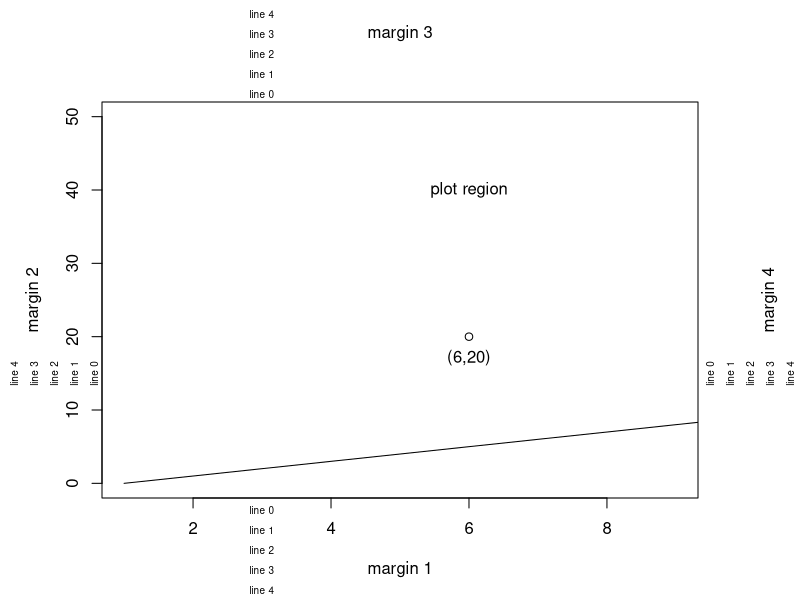
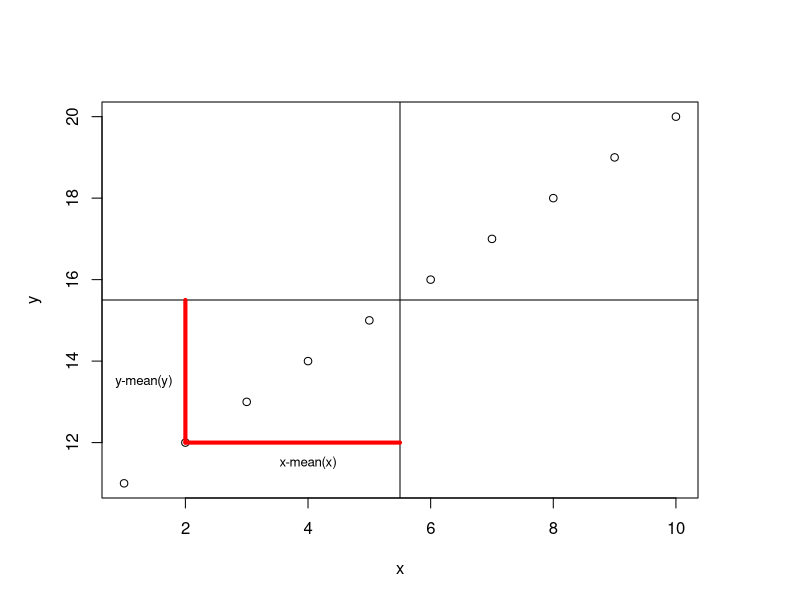
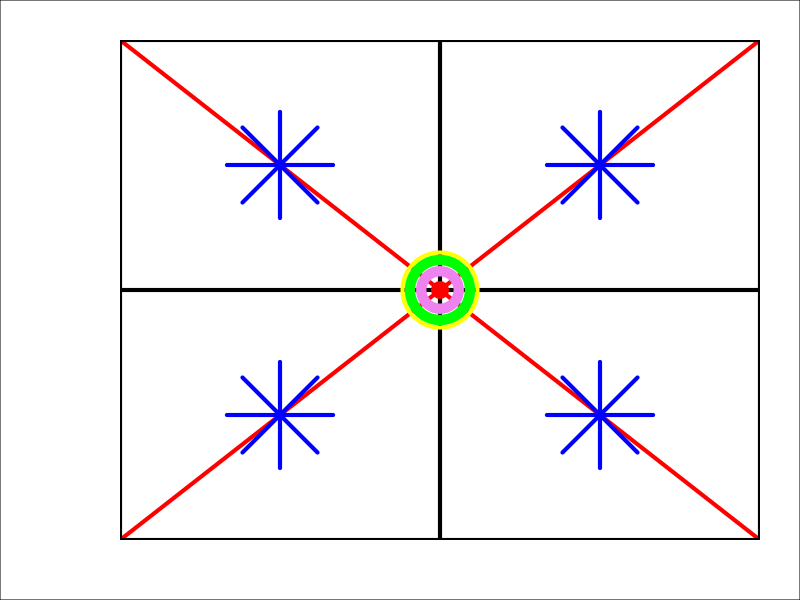

Reproduce these figures in R, in order.
x<-array(1:24,c(3,4,2))
y<-array(1:36,c(3,4,3))
y<-rnorm(30)
z<-list(x,y)
#Plotting starts from here
par(mar=c(5,5,5,5)+0.1)
plot(c(1,9),c(0,50),type='n',xlab="",ylab="")
text(6,40,"plot region")
points(6,20)
text(6,20,"(6,20)",adj=c(0.5,2))
mtext(paste("margin",1:4),side=1:4,line=3)
mtext(paste("line",0:4),side=1,line=0:4,at=3,cex=0.6)
mtext(paste("line",0:4),side=2,line=0:4,at=15,cex=0.6)
mtext(paste("line",0:4),side=3,line=0:4,at=3,cex=0.6)
mtext(paste("line",0:4),side=4,line=0:4,at=15,cex=0.6)
lines(0:50)

 #next series
x<-1:10
y<-11:20
plot(x,y)
abline(v=mean(x),h=mean(y))
lines(c(2,2,5.5),c(12,12,12),lwd=4,lty="solid",col="red")
lines(c(2,2,2),c(12,12,15.5),lwd=4,lty="solid",col="red")
text(4,11.5,"x-mean(x)",cex=0.8)
text(1.32,13.5,"y-mean(y)",cex=0.8)

#next series
par(mar=c(3,6,2,2),xaxs="i",yaxs="i",xpd=FALSE,las=1)
plot(c(0,1),c(0,1),type="n",ann=FALSE,axes=FALSE)
box("figure")
lines(c(0,0.5,1),c(1,.5,0),lwd=4,lty="solid",col="red")
lines(c(0,0.5,1),c(0,.5,1),lwd=4,lty="solid",col="red")
lines(c(0,0.5,1),c(1,1,1),lwd=4,lty="solid",col="black")
lines(c(0,0,0),c(1,0.5,0),lwd=4,lty="solid",col="black")
lines(c(0,0.5,1),c(0,0,0),lwd=4,lty="solid",col="black")
lines(c(1,1,1),c(1,0.5,0),lwd=4,lty="solid",col="black")
lines(c(0.5,0.5,0.5),c(1,0.5,0),lwd=4,lty="solid",col="black")
lines(c(0,0.5,1),c(0.5,0.5,0.5),lwd=4,lty="solid",col="black")
points(.25,.25,pch=8,cex=10,lwd=4,col="blue")
points(.25,.75,pch=8,cex=10,lwd=4,col="blue")
points(.75,.75,pch=8,cex=10,lwd=4,col="blue")
points(.75,.25,pch=8,cex=10,lwd=4,col="blue")
points(.5,.5,pch=1,cex=1,lwd=10,col="red")
points(.5,.5,pch=1,cex=10,lwd=4,col="yellow")
points(.5,.5,pch=1,cex=5,lwd=10,col="violet")
points(.5,.5,pch=1,cex=8,lwd=10,col="green")
